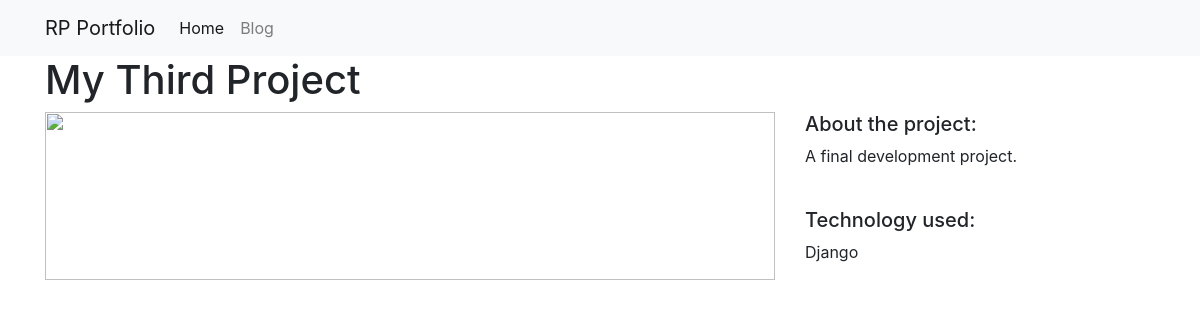
/projects/3/, run on the app's committed database.
### projects/models.py (models this page shows, shortened)
class Project(models.Model):
    title = models.CharField(max_length=100)
    description = models.TextField()
    technology = models.CharField(max_length=20)
    image = models.ImageField()

### projects/views.py (the view)
# urls.py: path("<int:pk>/", views.project_detail, name="project_detail"),
def project_detail(request, pk):
    project = Project.objects.get(pk=pk)
    context = {"project": project}
    return render(request, "project_detail.html", context)

### projects/templates/project_detail.html
{% extends "base.html" %}
{% load static %}
{% block page_content %}
<h1>{{ project.title }}</h1>
<div class="row">
    <div class="col-md-8">
        <img src="{ project.image.url }" alt="" width="100%">
    </div>
    <div class="col-md-4">
        <h5>About the project:</h5>
        <p>{{ project.description }}</p>
        <br>
        <h5>Technology used:</h5>
        <p>{{ project.technology }}</p>
    </div>
</div>
{% endblock %}

### data on the page
Project: title "My Third Project", description "A final development project.", technology "Django"
